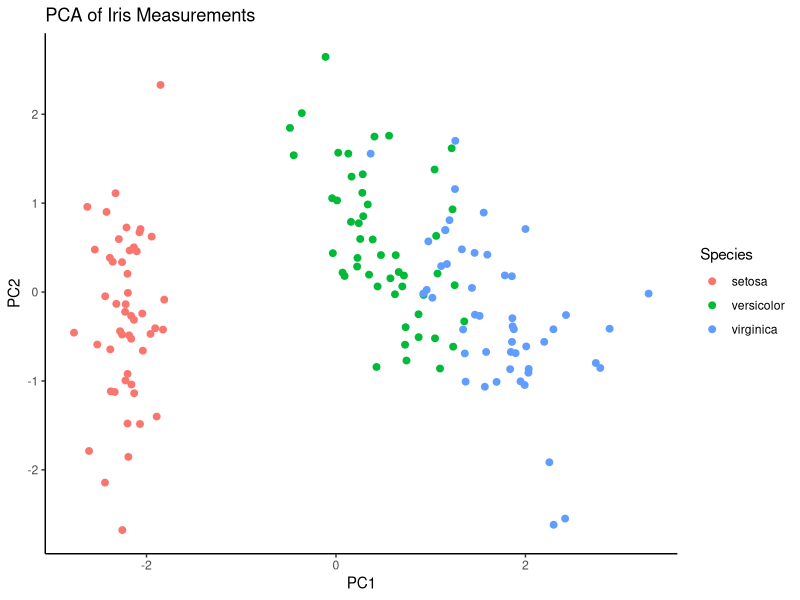
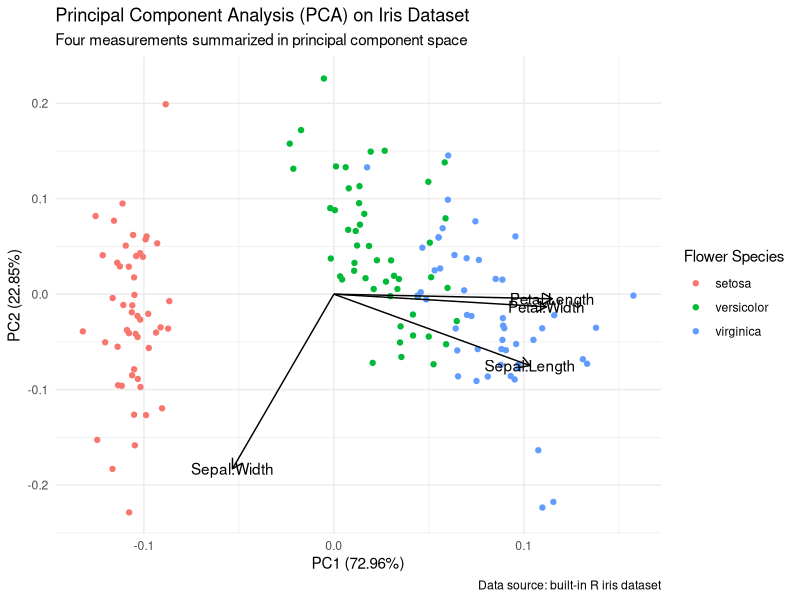
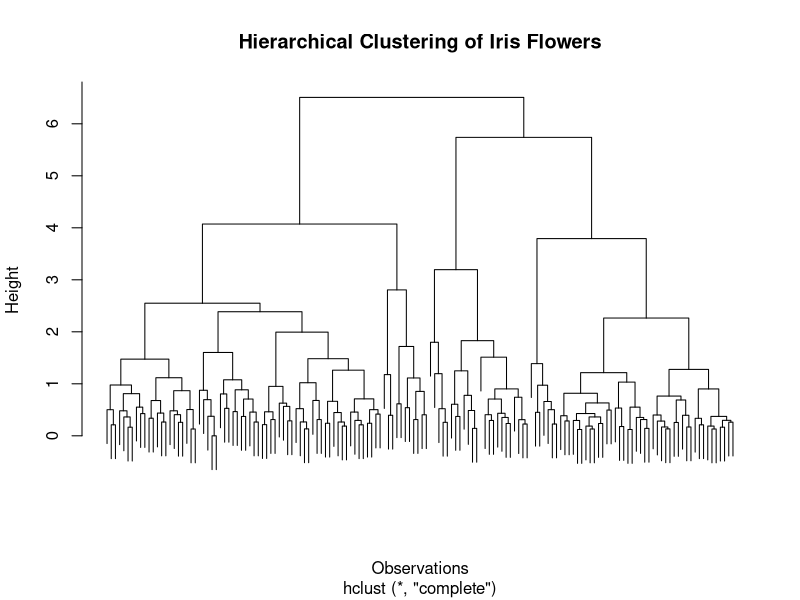
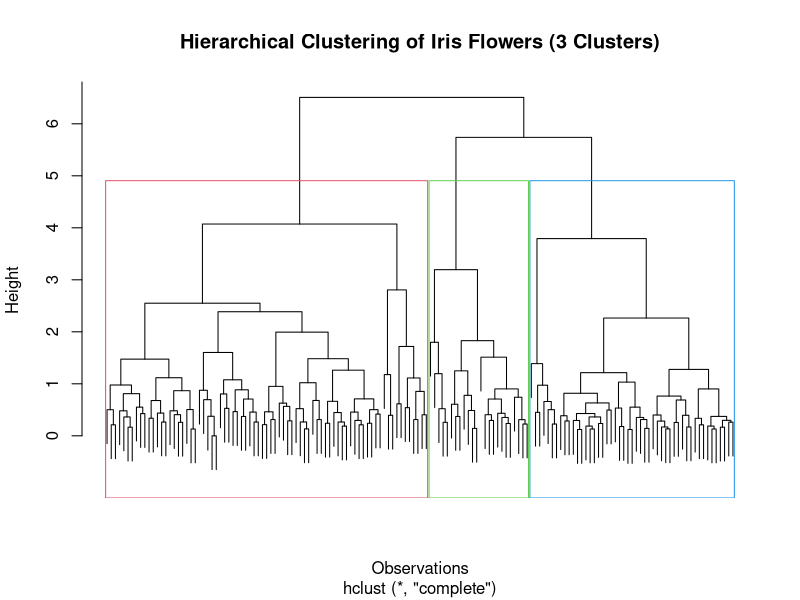
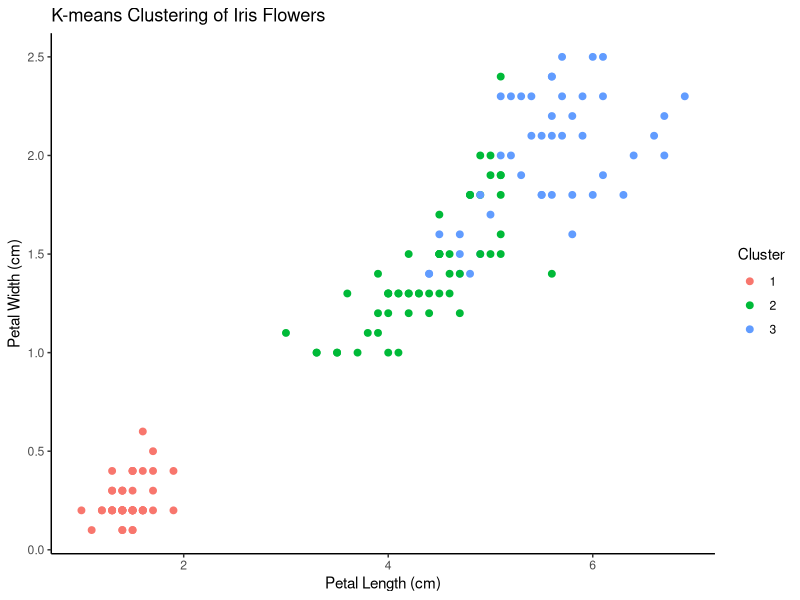
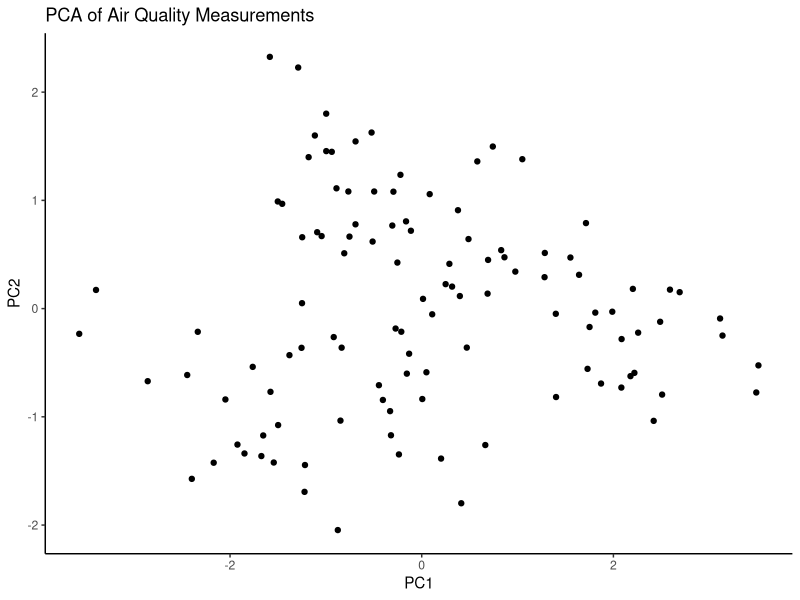
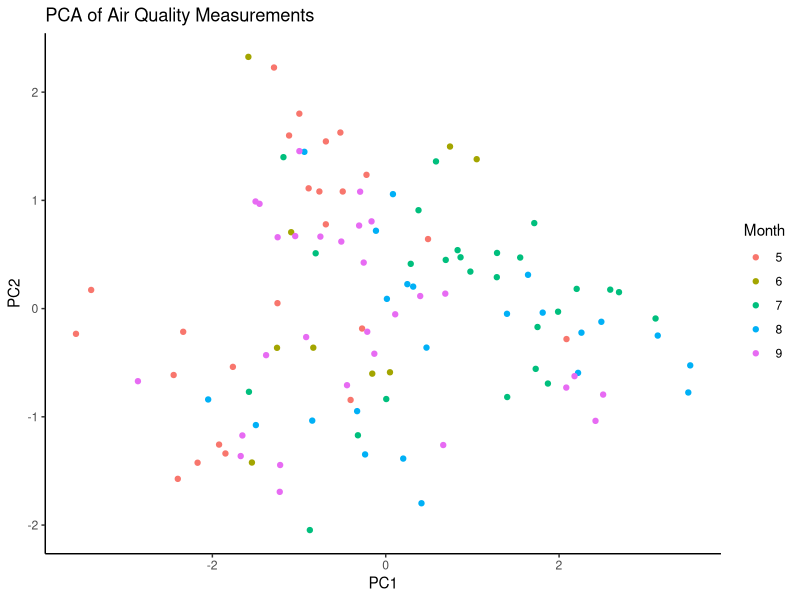
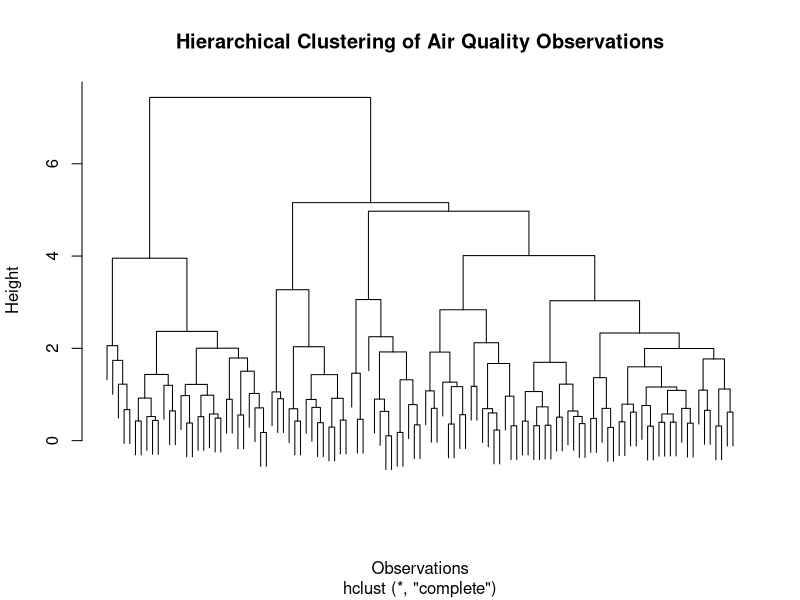

Here is the R script that generated these plots, in order:
# Name: Denisse Gabrielle C. Bajade

# =========================================================
# BIO 118 Laboratory Exercise 4
# 4C Multivariate Analysis: PCA and Clustering
# =========================================================

install.packages("tidyverse")
install.packages("ggfortify")

library(tidyverse)
library(ggfortify)

# ============================================================
# 4.1. PRINCIPAL COMPONENT ANALYSIS USING IRIS DATASET
# ============================================================

data(iris)
head(iris)
str(iris)
summary(iris)
dim(iris)

# ============================================================
# 4.2 Principal Component Analysis (PCA)
# ============================================================

# 4.2.1 Select numerical variables
iris_data <- iris[, 1:4]
head(iris_data)

# 4.2.2 Perform PCA
pca_result <- prcomp(iris_data, center = TRUE, scale. = TRUE)

names(pca_result)
str(pca_result)
head(pca_result$x)
summary(pca_result)

# 4.2.3 PCA score plot
pca_scores <- as.data.frame(pca_result$x)
pca_scores$Species <- iris$Species
head(pca_scores)

ggplot(pca_scores, aes(x = PC1, y = PC2, color = Species)) +
  geom_point(size = 2) +
  labs(
    title = "PCA of Iris Measurements",
    x = "PC1",
    y = "PC2",
    color = "Species"
  ) +
  theme_classic()

# 4.2.4 PCA biplot using ggfortify
# Requires ggfortify to be installed.
pca_model <- prcomp(iris[, 1:4], center = TRUE, scale. = TRUE)

autoplot(
  pca_model,
  data = iris,
  colour = "Species",
  loadings = TRUE,
  loadings.label = TRUE,
  loadings.colour = "black",
  loadings.label.colour = "black"
) +
  theme_minimal() +
  labs(
    title = "Principal Component Analysis (PCA) on Iris Dataset",
    subtitle = "Four measurements summarized in principal component space",
    caption = "Data source: built-in R iris dataset",
    colour = "Flower Species"
  )

# ============================================================
# 4.3 Hierarchical Clustering
# ============================================================

# 4.3.1 Standardize numerical variables and calculate distances
iris_scaled <- scale(iris_data)
dist_matrix <- dist(iris_scaled, method = "euclidean")

# 4.3.2 Perform hierarchical clustering using complete linkage
hclust_result <- hclust(dist_matrix, method = "complete")

# 4.3.3 Dendrogram
plot(
  hclust_result,
  labels = FALSE,
  main = "Hierarchical Clustering of Iris Flowers",
  xlab = "Observations",
  ylab = "Height"
)

# 4.3.4 Create three clusters
groups <- cutree(hclust_result, k = 3)

plot(
  hclust_result,
  labels = FALSE,
  main = "Hierarchical Clustering of Iris Flowers (3 Clusters)",
  xlab = "Observations",
  ylab = "Height"
)
rect.hclust(hclust_result, k = 3, border = 2:4)

iris$Cluster <- as.factor(groups)
head(iris)
table(iris$Species, iris$Cluster)

# ============================================================
# 4.4 K-means Clustering
# ============================================================

set.seed(123)
kmeans_result <- kmeans(iris_scaled, centers = 3, nstart = 20)

kmeans_result
names(kmeans_result)
head(kmeans_result$cluster)

iris$KMeans_Cluster <- as.factor(kmeans_result$cluster)
head(iris)
table(iris$Species, iris$KMeans_Cluster)

# 4.4.2 Visualize K-means clusters
ggplot(
  iris,
  aes(x = Petal.Length, y = Petal.Width, color = KMeans_Cluster)
) +
  geom_point(size = 2) +
  labs(
    title = "K-means Clustering of Iris Flowers",
    x = "Petal Length (cm)",
    y = "Petal Width (cm)",
    color = "Cluster"
  ) +
  theme_classic()

# ============================================================
# 4.5 Practice Exercise: Multivariate Analysis Using airquality
# ============================================================

data(airquality)
head(airquality)
str(airquality)
summary(airquality)

# Practice 2: Missing values
colSums(is.na(airquality))

air_data <- airquality[, c("Ozone", "Solar.R", "Wind", "Temp")]
air_complete <- na.omit(air_data)

dim(air_data)
dim(air_complete)
head(air_complete)

# 4.5.3 Perform PCA
air_pca <- prcomp(air_complete, center = TRUE, scale. = TRUE)

names(air_pca)
head(air_pca$x)
summary(air_pca)

# PC1 + PC2 cumulative variance
air_pca_summary <- summary(air_pca)
sum(air_pca_summary$importance[2, 1:2])

# 4.5.4 PCA plot
air_pca_scores <- as.data.frame(air_pca$x)

ggplot(air_pca_scores, aes(x = PC1, y = PC2)) +
  geom_point() +
  labs(
    title = "PCA of Air Quality Measurements",
    x = "PC1",
    y = "PC2"
  ) +
  theme_classic()

# 4.5.5 Add Month after PCA
air_complete_data <- airquality[
  complete.cases(airquality[, c("Ozone", "Solar.R", "Wind", "Temp")]),
]

# Check row alignment before adding Month
stopifnot(nrow(air_complete_data) == nrow(air_pca_scores))
air_pca_scores$Month <- factor(air_complete_data$Month)

ggplot(air_pca_scores, aes(x = PC1, y = PC2, color = Month)) +
  geom_point() +
  labs(
    title = "PCA of Air Quality Measurements",
    x = "PC1",
    y = "PC2",
    color = "Month"
  ) +
  theme_classic()

# 4.5.6 Hierarchical clustering
air_scaled <- scale(air_complete)
air_dist <- dist(air_scaled, method = "euclidean")
air_hclust <- hclust(air_dist, method = "complete")

plot(
  air_hclust,
  labels = FALSE,
  main = "Hierarchical Clustering of Air Quality Observations",
  xlab = "Observations",
  ylab = "Height"
)

# 4.5.7 K-means clustering
set.seed(123)
air_kmeans <- kmeans(air_scaled, centers = 3, nstart = 20)

air_pca_scores$Cluster <- as.factor(air_kmeans$cluster)

ggplot(
  air_pca_scores,
  aes(x = PC1, y = PC2, color = Cluster)
) +
  geom_point() +
  labs(
    title = "K-means Clusters in PCA Space: Air Quality",
    x = "PC1",
    y = "PC2",
    color = "K-means Cluster"
  ) +
  theme_classic()


# 4.5.8 Relate clusters to Month
air_cluster_results <- air_complete_data
air_cluster_results$KMeans_Cluster <- as.factor(air_kmeans$cluster)

table(
  Month = air_cluster_results$Month,
  KMeans_Cluster = air_cluster_results$KMeans_Cluster
)
